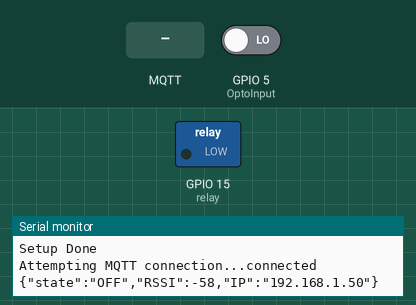
Recording of a sketch running on a simulated ESP8266 (NodeMCU). On the bench: switched loads named in the sketch (green lamp = pin HIGH), the last lines printed to the serial monitor. The test bench sets the inputs (shaded band); at power-on: GPIO 5 (OptoInput) LOW. WiFi joins after 1.5 s; servers stay silent unless stated; storage starts empty; no MQTT or app messages arrive unless stated.

Above: at 2.7 s.
2.8 s: GPIO 5 (OptoInput) driven HIGH
At 4.0 s:
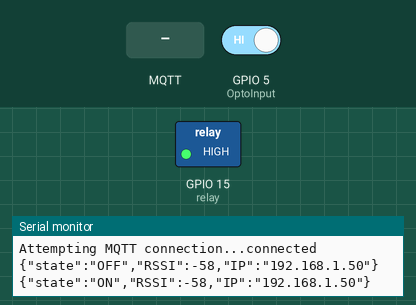
6.1 s: MQTT message "0" arrives on the first subscribed topic
At 7.3 s:
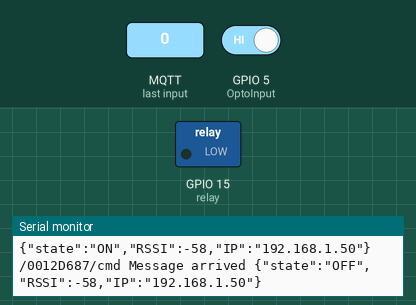
7.6 s: GPIO 5 (OptoInput) driven LOW
At 7.9 s:
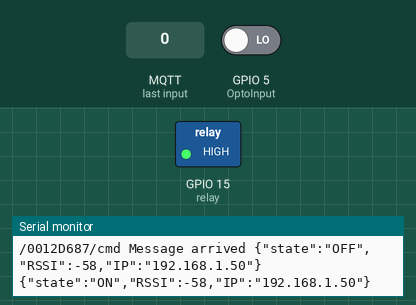
Timing chart, 0 to 10.1 s (numbered marks = the images above; inputs shaded):
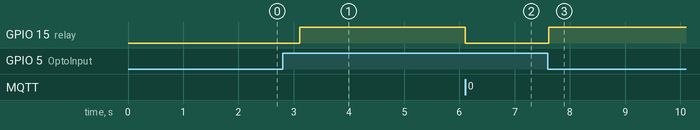

The sketch:

RoundCode.ino
```cpp
#include <FS.h>                   //this needs to be first, or it all crashes and burns...
#include <ESP8266WiFi.h>
#include <ESP8266mDNS.h>
#include <WiFiUdp.h>
#include <ArduinoOTA.h>
#include <String.h>
#include <PubSubClient.h>
#include <DNSServer.h>            //Local DNS Server used for redirecting all requests to the configuration portal
#include <ESP8266WebServer.h>     //Local WebServer used to serve the configuration portal
#include <ArduinoJson.h>          //https://github.com/bblanchon/ArduinoJson
#include "password.h"

const int relay     = 15;
const int OptoInput = 5;

char ID[8];
char mqttTopicStatus[25];
char ONOFF_FEED[25];

bool CmdOnOff = false; //input state om den er og eller off (optokobler)
bool LastCmdOnOff = false; // for at kunne toggle på ændringer
long Cmdonofftimeout = 0; //
char IPadr[20];

WiFiClient wificlient;
PubSubClient client(wificlient);

int updatestatus = 0;
//flag for saving data
bool shouldSaveConfig = false;
char msg[25];
bool AcOnOff;
long lasttest;
//---------------------------------------------------------------------------------------------------------

void switchPressed ()
{
  static unsigned long LastKeypress;
  if ((LastKeypress == 0) | ((millis() - LastKeypress) > 200)) {
    CmdOnOff=!CmdOnOff;
    digitalWrite(relay,CmdOnOff);
    updatestatus = 1;
    LastKeypress = millis();
  }
}

// Message received through MQTT
void callback(char* topic, byte* payload, unsigned int length) {
  Serial.print(topic);
  Serial.print(" Message arrived ");
  if (payload[0] == '1') CmdOnOff=1;
  if (payload[0] == '0') CmdOnOff=0;
  if (payload[0] == 'T') CmdOnOff=!CmdOnOff;
   digitalWrite(relay,CmdOnOff);
   updatestatus = 1;
}


void setup() {
  sprintf(&ID[0], "%08X", ESP.getChipId());
  Serial.begin(115200);
  Serial.println("");
  //clean FS, for testing
  //SPIFFS.format();

  wifiSetup();

  Serial.println("Ready");
  Serial.print("IP address: ");
  Serial.println(WiFi.localIP());

  pinMode(relay, OUTPUT);
  digitalWrite(relay, LOW);
  digitalWrite (OptoInput, HIGH); // internal pull-up resistor
  Serial.print(ID);
  Serial.println(" Booting");
  Serial.println("Setup Done");
  updatestatus = 1; //Start med at sende status til senver
}

void SendStatus() {
  char msg[80];
  char temp[25];
  DynamicJsonBuffer jsonBuffer;
  JsonObject& json = jsonBuffer.createObject();
  if (CmdOnOff) json["state"]="ON"; else json["state"]="OFF";
  json["RSSI"]=WiFi.RSSI();
  json["IP"]=IPadr;
  json.printTo(Serial);
  Serial.println("");
  json.printTo(msg);
  client.publish(mqttTopicStatus, msg);
}

void loop() {
  // put your main code here, to run repeatedly:
  wifiHandle();
  if (millis()>lasttest) {
     AcOnOff=digitalRead(OptoInput); //læser state
     lasttest=millis()+500;
  }
  if (AcOnOff != LastCmdOnOff) {
    //Toggle output
    LastCmdOnOff = AcOnOff;
    CmdOnOff=!CmdOnOff;
    digitalWrite(relay,CmdOnOff);
    updatestatus = 1;
  }
  if (updatestatus) {
    updatestatus = 0;
    SendStatus();
  }
}
```

IOT.ino
```cpp
void ReadSetup() {
  Serial.println("mounted file system");
  if (SPIFFS.exists("/config.json")) {
    //file exists, reading and loading
    Serial.println("reading config file");
    File configFile = SPIFFS.open("/config.json", "r");
    if (configFile) {
      Serial.println("opened config file");
      size_t size = configFile.size();
      // Allocate a buffer to store contents of the file.
      std::unique_ptr<char[]> buf(new char[size]);

      configFile.readBytes(buf.get(), size);
      DynamicJsonBuffer jsonBuffer;
      JsonObject& json = jsonBuffer.parseObject(buf.get());
      //json.printTo(Serial);
      if (json.success()) {
        Serial.println("\nparsed json");

        strcpy(mqtt_server, json["mqtt_server"]);
        strcpy(mqtt_port, json["mqtt_port"]);
        strcpy(username, json["username"]);
        strcpy(password, json["password"]);
        strcpy(ssid, json["ssid"]);
        strcpy(wifipassword, json["wifipassword"]);
      } else {
        Serial.println("failed to load json config");
      }
    }
  }
}

void SaveConfig() {
  Serial.println("saving config");
  DynamicJsonBuffer jsonBuffer;
  JsonObject& json = jsonBuffer.createObject();
  json["mqtt_server"] = mqtt_server;
  json["mqtt_port"] = mqtt_port;
  json["username"] = username;
  json["password"] = password;
  json["ssid"] = ssid;
  json["wifipassword"] = wifipassword;

  File configFile = SPIFFS.open("/config.json", "w");
  if (!configFile) {
    Serial.println("failed to open config file for writing");
  }

  json.printTo(Serial);
  json.printTo(configFile);
  configFile.close();
  //end save
}

void wifiSetup() {
  WiFi.mode(WIFI_STA);
  WiFi.hostname(ID);
  sprintf(mqttTopicStatus, "/%08X/Status", ESP.getChipId());
  sprintf(ONOFF_FEED, "/%08X/cmd", ESP.getChipId());

  if (SPIFFS.begin())
   if (SPIFFS.exists("/config.json")) ReadSetup(); else SaveConfig();

  WiFi.mode(WIFI_STA);
  WiFi.begin(&ssid[0], &wifipassword[0]);
  WiFi.hostname(ID);


  //if you get here you have connected to the WiFi
  if (WiFi.waitForConnectResult() == WL_CONNECTED)
    Serial.println("connected...yeey :)");
  else {
    Serial.println("Connection Failed! Rebooting...");
    delay(5000);
    ESP.restart();
  }

  Serial.println("Proceeding");
  Serial.printf(" ESP8266 Chip id = -%08X-\n", ESP.getChipId());


  // Port defaults to 8266
  // ArduinoOTA.setPort(8266);

  // Hostname defaults to esp8266-[ChipID]
  ArduinoOTA.setHostname(ID);

  // No authentication by default
  // ArduinoOTA.setPassword((const char *)"123");

  ArduinoOTA.onStart([]() {
    Serial.println("Start");
  });
  ArduinoOTA.onEnd([]() {
    Serial.println("\nEnd");
  });
  ArduinoOTA.onProgress([](unsigned int progress, unsigned int total) {
    Serial.printf("Progress: %u%%\r", (progress / (total / 100)));
  });
  ArduinoOTA.onError([](ota_error_t error) {
    Serial.printf("Error[%u]: ", error);
    if      (error == OTA_AUTH_ERROR   ) Serial.println("Auth Failed");
    else if (error == OTA_BEGIN_ERROR  ) Serial.println("Begin Failed");
    else if (error == OTA_CONNECT_ERROR) Serial.println("Connect Failed");
    else if (error == OTA_RECEIVE_ERROR) Serial.println("Receive Failed");
    else if (error == OTA_END_ERROR    ) Serial.println("End Failed");
  });
  ArduinoOTA.begin();

  /* Prepare MQTT client */
//  Serial.printf("MQTTServer %s port %s\n", mqtt_server, mqtt_port);
  client.setServer(mqtt_server, atoi(mqtt_port));
  client.setCallback(callback);

}


String ipToString(IPAddress ip) {
  String s = "";
  for (int i = 0; i < 4; i++)
    s += i  ? "." + String(ip[i]) : String(ip[i]);
  return s;
}

void reconnect() {
  // Loop until we're reconnected
  char str[25];
  while (!client.connected()) {
    Serial.print("Attempting MQTT connection...");
    // Attempt to connect
    if (client.connect(ID)) {
      Serial.println("connected");
      client.subscribe(ONOFF_FEED);
      ipToString(WiFi.localIP()).toCharArray(IPadr, 25);
    } else {
      Serial.print("failed, rc=");
      Serial.print(client.state());
      Serial.println(" try again in 5 seconds");
      // Wait 5 seconds before retrying
      delay(5000);
    }
  }
}

void wifiHandle() {
  ArduinoOTA.handle();
  if (WiFi.status() == WL_CONNECTED) {
    if (!client.connected()) reconnect(); else client.loop();
  }
}
```

password.h
```cpp
char mqtt_server[40] = "x.x.x.x";
char mqtt_port[6] = "x";
char username[34] = "";
char password[34] = "";

/* WiFi Settings */
char ssid[16] ="somename";
char wifipassword[16] = "somecode";
```

Measured:
- after the input at 2.8 s, GPIO 15 (relay): LOW → HIGH after 0.30 s
- after the input at 6.1 s, GPIO 15 (relay): HIGH → LOW at once
- after the input at 7.6 s, GPIO 15 (relay): LOW → HIGH at once
